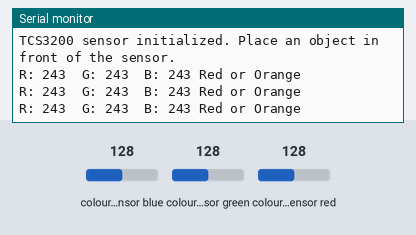
Simulated run of this sketch. Board: Arduino Uno, built with avr-gcc and run on an emulated ATmega328P. Parts: the last lines printed to the serial monitor. Wiring (inferred from the names in the program): TCS3200 colour sensor: output pin 8; S2 pin 6; S3 pin 7; S0 pin 4; S1 pin 5. The test bench sets the inputs (shaded band); at power-on: colour sensor blue 128, colour sensor green 128, colour sensor red 128.

Above: at 1.2 s.
1.3 s: colour sensor blue set to 5
At 2.0 s:
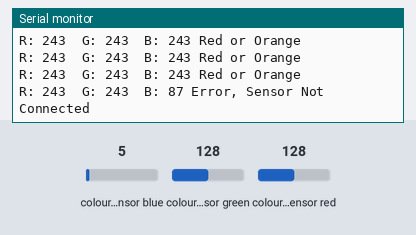
3.5 s: colour sensor green set to 191
At 4.0 s:
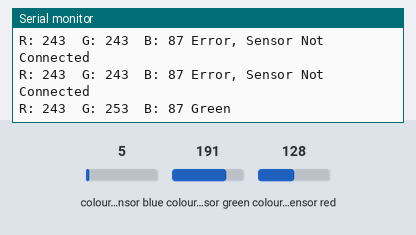
5.5 s: colour sensor blue set to 250
At 6.0 s:
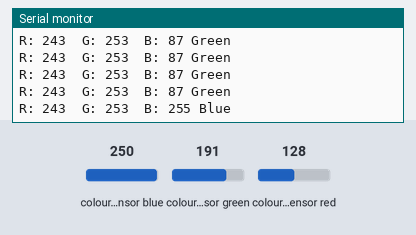
7.5 s: colour sensor red set to 5
At 8.0 s:
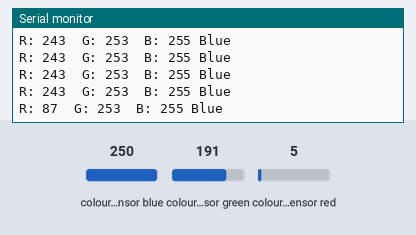

Measured:
- after the input at 1.3 s, the serial monitor: prints a new line after 0.25 s (image 1)
- after the input at 3.5 s, the serial monitor: prints a new line after 0.06 s (image 2)
- after the input at 5.5 s, the serial monitor: prints a new line after 0.06 s (image 3)
- after the input at 7.5 s, the serial monitor: prints a new line after 0.07 s (image 4)

The sketch:

color_sensor.ino
```cpp
// TCS3200 COLOR SENSOR CODE
// Reads RGB intensity values (0–255) using pulseIn()

// Define the pins connected to the sensor
#define S0_PIN 4
#define S1_PIN 5
#define S2_PIN 6
#define S3_PIN 7
#define OUT_PIN 8

// Variables to store the RGB values
int redValue = 0;
int greenValue = 0;
int blueValue = 0;

void setup() {
  Serial.begin(9600);

  pinMode(S0_PIN, OUTPUT);
  pinMode(S1_PIN, OUTPUT);
  pinMode(S2_PIN, OUTPUT);
  pinMode(S3_PIN, OUTPUT);
  pinMode(OUT_PIN, INPUT);

  // Set output frequency scaling to 20%
  digitalWrite(S0_PIN, HIGH);
  digitalWrite(S1_PIN, LOW);

  Serial.println("TCS3200 sensor initialized. Place an object in front of the sensor.");
}

void loop() {
  redValue   = readRed();
  greenValue = readGreen();
  blueValue  = readBlue();

  Serial.print("R: "); Serial.print(redValue);
  Serial.print("\tG: "); Serial.print(greenValue);
  Serial.print("\tB: "); Serial.print(blueValue);
  if (greenValue < 200 && redValue < 200 && blueValue < 200) {
    Serial.println(" Black or Gray");
  } else if (blueValue > greenValue && blueValue > redValue ) {
    Serial.println(" Blue");
  } else if (greenValue > redValue && greenValue > blueValue ) {
    Serial.println(" Green");
  } else if (redValue >> greenValue && redValue >> blueValue) {
    Serial.println(" Red or Orange");
  } else {
    Serial.println(" Error, Sensor Not Connected");
  }

  delay(500); // half-second between readings
}

// --- Helper Functions ---
int mapPulseToIntensity(unsigned long pulse) {
  // Adjust these based on your sensor and environment
  const unsigned long minPW = 25;   // pulse width for bright
  const unsigned long maxPW = 300;  // pulse width for dark

  if (pulse == 0) return 0; // timeout -> no light detected
  long v = map((long)pulse, (long)minPW, (long)maxPW, 255, 0);
  return constrain((int)v, 0, 255);
}

int readColor(int s2State, int s3State) {
  digitalWrite(S2_PIN, s2State);
  digitalWrite(S3_PIN, s3State);
  delayMicroseconds(200); // allow filter to settle

  unsigned long lowPW = pulseIn(OUT_PIN, LOW, 100000); // µs
  return mapPulseToIntensity(lowPW);
}

int readRed()   { return readColor(LOW, LOW);  }   // Red filter
int readGreen() { return readColor(HIGH, HIGH);}   // Green filter
int readBlue()  { return readColor(LOW, HIGH); }   // Blue filter
```
